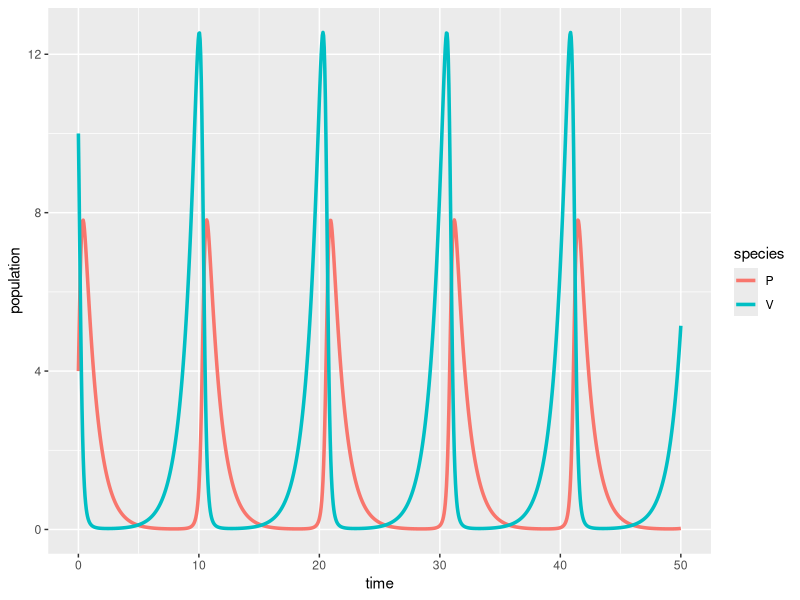

Write the R code that produced this figure.
## ---- chunk 1
#| message: false
#| warning: false
# load libraries ----
library(tidyverse)
library(deSolve)
library(kableExtra)
## ---- chunk 2
# Create a sequence of times (days) ----
time <- seq(from = 0, to = 50, by = 0.05)

# Set some parameter values (these can change - keep it in mind) ----
parameters <- c(r = .99, alpha = 0.8, beta = 0.5, q = 1)

# Set the initial condition (prey and predator populations at t = 0) ----
# Recall: V = prey, P = predator
init_cond <- c(V = 10, P = 4)

# Prepare the series of differential equations as a function ----
lv_equations <- function(time, init_cond, parameters) {
  with(as.list(c(init_cond, parameters)), {
    dVdt = r * V - alpha * V * P
    dPdt = beta * V * P - q * P
    
    
    return(list(c(dVdt, dPdt)))
  })
}

# Find the approximate the solution using `deSolve::ode()` ----
approx_lv <- ode(y = init_cond, times = time, func = lv_equations, parms = parameters)

# Check the class ----
class(approx_lv)

# We really want this to be a data frame, AND we want both prey (V) and predator (P) to be in the same column -- we'll learn why in EDS 221 (tidy data) ----
approx_lk_df <- data.frame(approx_lv) |> 
  pivot_longer(cols = c(V, P), names_to = "species", values_to = "population")

# Plot it ----
ggplot(data = approx_lk_df, aes(x = time, y = population)) +
  geom_line(aes(color = species), linewidth = 1.2)
